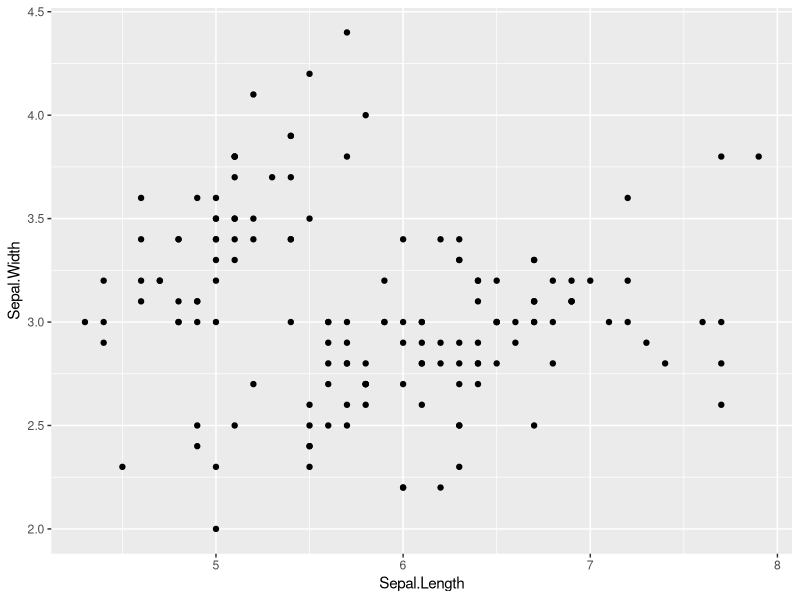
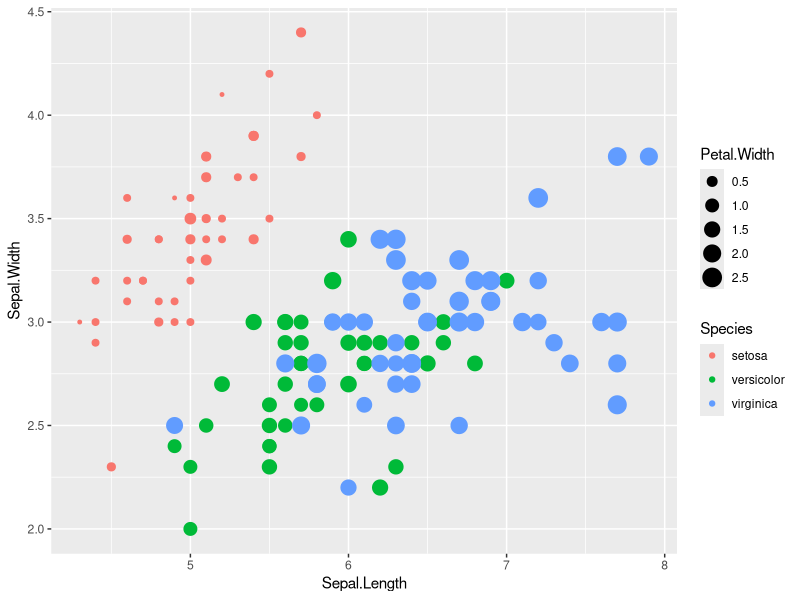
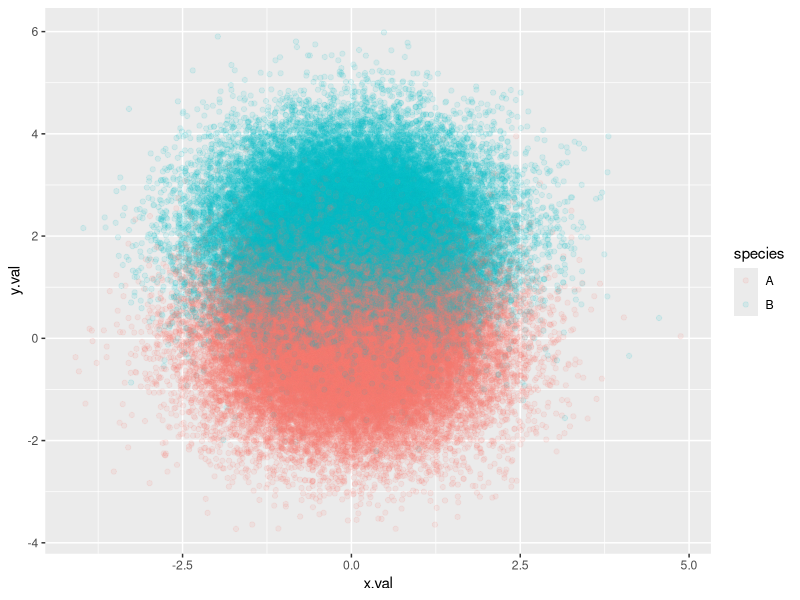
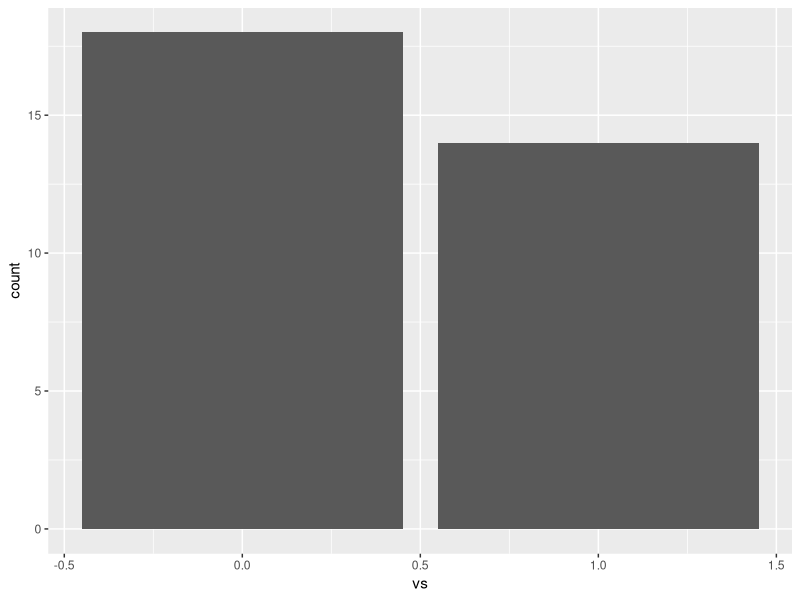
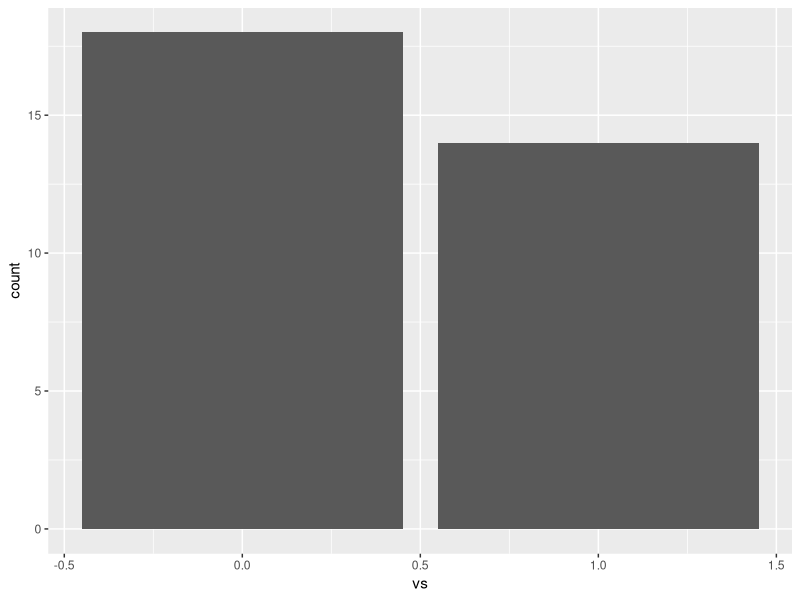
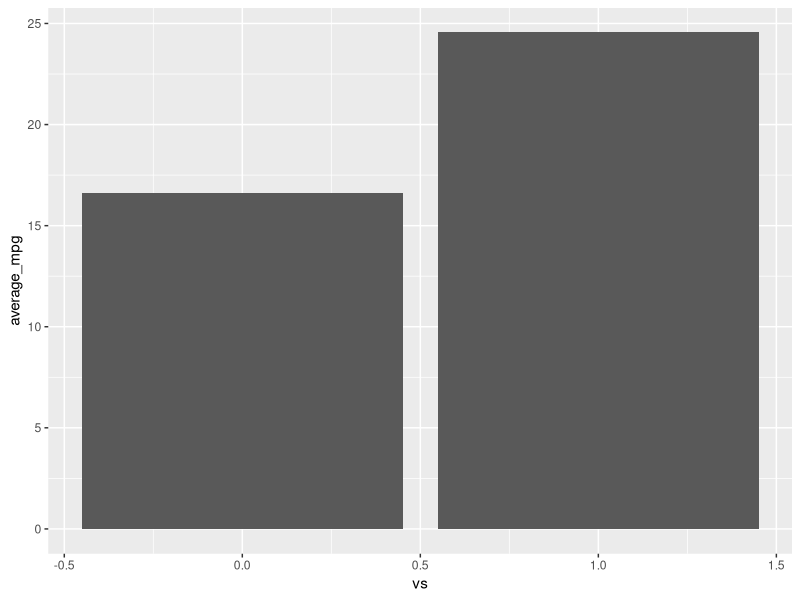
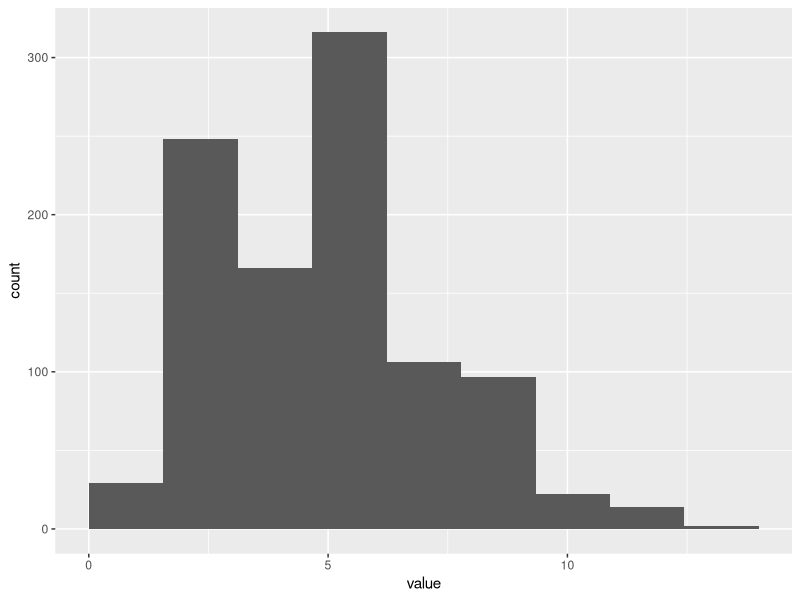
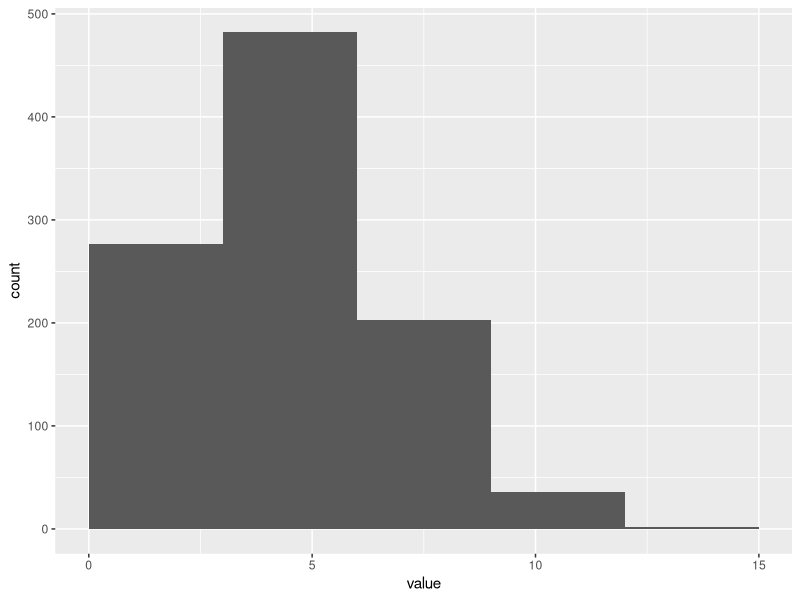

R code for these plots, in order:

##------- Visualization of data in R -------


#-------- Plotting with ggplot2 library ------
# ggplot2 library is a part of the tidyverse package. It follows the principles of 'tidy data'
# and applies concept of 'grammar of graphics'.

# As a reminder 'tidyverse' library includes:
# - 'readr' library that allows to easily import data into R;
# - 'tibble' library introduces tibbles as a basic data structures;
# - 'dplyr' library provides a set of functions (verbs) to facilitate data manipulation;
# - 'tidyr' library contains functions to transform between long and wide formats of data.

# 'ggplot2' library is fully integrated with these packages and allows to create complex graphs .

# The idea of 'grammar of graphics' is similar to the grammar of the spoken language where a set
# of rules are applied in order to pass the information in a corret way. The 'grammar of graphics'
# uses 4 components:
# - data - the data that you would like to visualize;
# - geometries - shapes that are used to visualize the data;
# - aesthetics - properties of geometries based on data (color, size, shape, etc.);
# - scales - mapping between geometries and aesthetics.

library(tidyverse)

iris_tibble <- as.tibble(iris)
class(iris_tibble$Species)

# Simpliest ggplot() call:
ggplot(data=iris_tibble) +
  geom_point(mapping=aes(x=Sepal.Length, y=Sepal.Width))

# Each type of a plot has it's own aesthetics.
# Scatter plot has the following aesthetics:
# - x - position on x axis
# - y - position on y axis
# - shape - shape of each point
# - colour - colour of each point
# - size - size of each point
# - alpha - transparency of each point

##----- Scatter plot ------
ggplot(data=iris_tibble) +
  geom_point(mapping=aes(x=Sepal.Length, y=Sepal.Width, color=Species, size=Petal.Width))

random_data <- tibble(x.val=rnorm(100000),
                      y.val=rnorm(100000),
                      species=as.factor(sample(c("A","B"),100000, replace=TRUE))) %>%
  mutate(y.val=ifelse(species=='B',y.val+2,y.val))

random_data %>%
  ggplot() +
  geom_point(mapping=aes(x=x.val, y=y.val,colour=species), # parameters specified inside aes() are based on data
             shape=19,
             alpha=.1 # parameter that is specified outside of aes() applied for all geometry
  )

##----- Lines and smoothers --------

##----- Bars and columns -----------

# geom_bar - creates a bar graph, allows specify x-value, uses count as an y-axis value.
# geom_col - creates a column graph, allows to specify x-value and y-value.

ggplot(data=mtcars) +
  geom_bar(mapping=aes(x=vs, color=am))

ggplot(data=mtcars) +
  geom_bar(mapping=aes(x=vs, fill=am))

mtcars %>%
  group_by(vs) %>%
  summarise(average_mpg=mean(mpg)) %>%
  ggplot() +
  geom_col(aes(x=vs,y=average_mpg))

##----- Histograms -----------------
# Histograms group continious numerical data into bins (binning) in order to plot

set.seed(6)
as.tibble(rpois(1000,5)) %>%
  ggplot(aes(x=value)) +
  geom_histogram(bins=10, origin=0)
  
set.seed(6)
as.tibble(rpois(1000,5)) %>%
  ggplot(aes(x=value)) +
  geom_histogram(binwidth=3, origin=0)

##------ Boxplot ------------------

random_data %>%
  group_by(species) %>%
  sample_frac(.1) %>%
  ggplot() +
  geom_point(mapping=aes(x=species, y=x.val))

random_data %>%
  group_by(species) %>%
  sample_frac(.1) %>%
  ggplot() +
  geom_jitter(mapping=aes(x=species, y=x.val))

random_data %>%
  group_by(species) %>%
  sample_frac(.1) %>%
  ggplot() +
  geom_boxplot(mapping=aes(x=species, y=x.val))

##------ Modifying view of graphs -------------
# Background (cand be a plot, panel, legend, etc.)
?theme
ggplot(data=mtcars) +
  geom_bar(mapping=aes(x=vs, fill=am))+
  theme(
    # plot.background=element_rect(fill="yellow"),
    #     panel.background=element_rect(fill="green"),
        plot.background=element_blank(),
        panel.background=element_blank(),
        panel.grid.major=element_line(color="purple"))

# Axis (labels and limits and also colours and other attributes of title, text, ticks, lines)
ggplot(data=mtcars) +
  geom_bar(mapping=aes(x=vs, fill=am))+
  theme(plot.background=element_blank(),
        panel.background=element_blank(),
        panel.grid.major=element_line(color="purple"))+
  xlab("Type of engine")+
  theme(axis.title=element_text(color="red"))+
  ylab("Counts (un.)")+
  ylim(c(0,20))

# Scales
# x and y axes are examples of more general concept called Scale
# Scales describe how data are mapped from data set to visual representations
# In the plot below there are 3 scales - descrete (categorical), continuous and fill colour
# of each bar.
# Scales can be also related to shape, colour, transparency.
# Scale funcion uses convention: scale_name_datatype
?scale_x_continuous
ggplot(data=mtcars) +
  geom_bar(mapping=aes(x=vs, fill=am))+
  theme(plot.background=element_blank(),
        panel.background=element_blank(),
        panel.grid.major=element_line(color="purple"))+
  scale_x_discrete(name="Type of engine", position="top")+
  scale_y_continuous(name="Counts (un.)", limits=c(0,20))+
  scale_fill_manual(values=c("blue","green"))
  theme(axis.title=element_text(color="red"))
  
# Legends
mtcars %>%
  ggplot() +
    geom_bar(mapping=aes(x=vs, fill=am))+
    theme(plot.background=element_blank(),
          panel.background=element_blank(),
          panel.grid.major=element_line(color="purple"))+
    theme(axis.title=element_text(color="red"))+
    scale_x_discrete(name="Type of engine", position="top")+
    scale_y_continuous(name="Counts (un.)", limits=c(0,20))+
    scale_fill_manual(values=c("blue","green"),
                      guide=guide_legend(title="Transmission",
                                         nrow=1,
                                         label.position="bottom",
                                         keywidth=3))+
  theme(legend.position="top")

